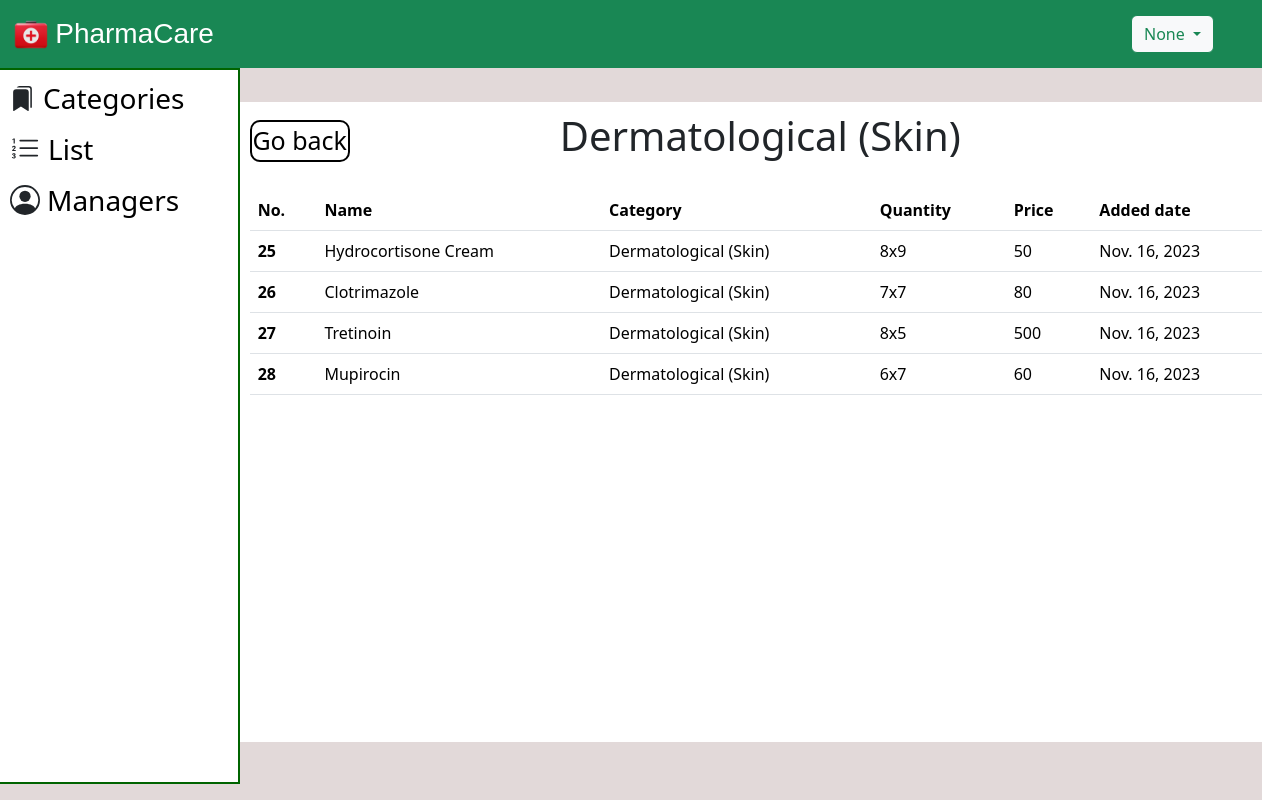
/Dermatological/, run on the app's committed database.
### Pharmacy/models.py (models this page shows)
class medicine(models.Model):
    name=models.CharField(max_length=50)
    category=models.CharField(max_length=50)
    Qty=models.CharField(max_length=50)
    price=models.BigIntegerField()
    added_date=models.DateField(auto_now_add=True)

### Pharmacy/views.py (the view)
# urls.py: path('Dermatological/', views.Dermatological, name='Dermatological'),
def Dermatological(request):
    name = request.session.get('name')
    anti_med=medicine.objects.filter(category='Dermatological (Skin)')
    return render(request, 'Dermatological.html', {'anti_med':anti_med, 'name':name, 'user_role': request.session.get('user_role')})

### templates/Dermatological.html (shortened to what this page needs)
<!DOCTYPE html>
<html lang="en">
  <head>
    <link
      href="https://cdn.jsdelivr.net/npm/bootstrap@5.3.2/dist/css/bootstrap.min.css"
      rel="stylesheet"
    />
    {% load static %}
  </head>
  <body style="background-color: rgb(226, 217, 217);">
    <nav class="navbar navbar-expand-lg bg-success text-white fs-5">
      <div class="container-fluid">
          <div class="row">
              <div class="col">
                <img src="{% static 'logo.png' %}" width="38" height="39">
                  <a class="navbar-brand" href="#" style="color: white; font-family: 'Gill Sans', 'Gill Sans MT', Calibri, 'Trebuchet MS', sans-serif; font-size: 28px; margin-left: 0;">PharmaCare</a>
              </div>
          </div>
      </div>
      <div class="dropdown mx-5">
        <button class="btn btn-outline-success bg-light dropdown-toggle" type="button" data-bs-toggle="dropdown"
            aria-expanded="false">
            {{name}}
        </button>
    </div>
    </nav>
    <div class="container">
      <div class="row" style="width: 20%; border: 2px solid darkgreen; height: 89.5vh; position:absolute; left:0px; background-color: white;">
        <ul>
            {% if user_role == 'manager' %}
              <li style="margin-bottom: 7px; margin-top: 7px;"><svg xmlns="http://www.w3.org/2000/svg"  width="25" height="25" fill="currentColor" class="bi bi-bookmarks-fill m-lg-2 " viewBox="0 0 16 16"><path d="M2 4a2 2 0 0 1 2-2h6a2 2 0 0 1 2 2v11.5a.5.5 0 0 1-.777.416L7 13.101l-4.223 2.815A.5.5 0 0 1 2 15.5V4z"/><path d="M4.268 1A2 2 0 0 1 6 0h6a2 2 0 0 1 2 2v11.5a.5.5 0 0 1-.777.416L13 13.768V2a1 1 0 0 0-1-1H4.268z"/></svg><a href="/managerhome" style="font-size: 28px; text-decoration: none; color:black; vertical-align: middle">Categories</a></li>
              <li style="margin-bottom: 7px;"><svg xmlns="http://www.w3.org/2000/svg" width="30" height="30" fill="currentColor" class="bi bi-list-ol m-lg-2 " viewBox="0 0 16 16"><path fill-rule="evenodd" d="M5 11.5a.5.5 0 0 1 .5-.5h9a.5.5 0 0 1 0 1h-9a.5.5 0 0 1-.5-.5zm0-4a.5.5 0 0 1 .5-.5h9a.5.5 0 0 1 0 1h-9a.5.5 0 0 1-.5-.5zm0-4a.5.5 0 0 1 .5-.5h9a.5.5 0 0 1 0 1h-9a.5.5 0 0 1-.5-.5z"/><path d="M1.713 11.865v-.474H2c.217 0 .363-.137.363-.317 0-.185-.158-.31-.361-.31-.223 0-.367.152-.373.31h-.59c.016-.467.373-.787.986-.787.588-.002.954.291.957.703a.595.595 0 0 1-.492.594v.033a.615.615 0 0 1 .569.631c.003.533-.502.8-1.051.8-.656 0-1-.37-1.008-.794h.582c.008.178.186.306.422.309.254 0 .424-.145.422-.35-.002-.195-.155-.348-.414-.348h-.3zm-.004-4.699h-.604v-.035c0-.408.295-.844.958-.844.583 0 .96.326.96.756 0 .389-.257.617-.476.848l-.537.572v.03h1.054V9H1.143v-.395l.957-.99c.138-.142.293-.304.293-.508 0-.18-.147-.32-.342-.32a.33.33 0 0 0-.342.338v.041zM2.564 5h-.635V2.924h-.031l-.598.42v-.567l.629-.443h.635V5z"/></svg><a href="/medicinelist" style="font-size: 28px; text-decoration: none; color:black; vertical-align:middle;">List</a></li>
              <li style="margin-bottom: 7px;"><svg xmlns="http://www.w3.org/2000/svg" width="25" height="25" fill="currentColor" class="bi bi-patch-plus-fill m-lg-2 " viewBox="0 0 16 16"><path d="M10.067.87a2.89 2.89 0 0 0-4.134 0l-.622.638-.89-.011a2.89 2.89 0 0 0-2.924 2.924l.01.89-.636.622a2.89 2.89 0 0 0 0 4.134l.637.622-.011.89a2.89 2.89 0 0 0 2.924 2.924l.89-.01.622.636a2.89 2.89 0 0 0 4.134 0l.622-.637.89.011a2.89 2.89 0 0 0 2.924-2.924l-.01-.89.636-.622a2.89 2.89 0 0 0 0-4.134l-.637-.622.011-.89a2.89 2.89 0 0 0-2.924-2.924l-.89.01-.622-.636zM8.5 6v1.5H10a.5.5 0 0 1 0 1H8.5V10a.5.5 0 0 1-1 0V8.5H6a.5.5 0 0 1 0-1h1.5V6a.5.5 0 0 1 1 0z"/>
              </svg><a href="/addmedicine" style="font-size: 28px; text-decoration: none; color:black; vertical-align:middle;">Add</a></li>
              <li style="margin-bottom: 7px;"><svg xmlns="http://www.w3.org/2000/svg" width="25" height="25" fill="currentColor" class="bi bi-pencil-square m-lg-2 " viewBox="0 0 16 16"><path d="M15.502 1.94a.5.5 0 0 1 0 .706L14.459 3.69l-2-2L13.502.646a.5.5 0 0 1 .707 0l1.293 1.293zm-1.75 2.456-2-2L4.939 9.21a.5.5 0 0 0-.121.196l-.805 2.414a.25.25 0 0 0 .316.316l2.414-.805a.5.5 0 0 0 .196-.12l6.813-6.814z"/><path fill-rule="evenodd" d="M1 13.5A1.5 1.5 0 0 0 2.5 15h11a1.5 1.5 0 0 0 1.5-1.5v-6a.5.5 0 0 0-1 0v6a.5.5 0 0 1-.5.5h-11a.5.5 0 0 1-.5-.5v-11a.5.5 0 0 1 .5-.5H9a.5.5 0 0 0 0-1H2.5A1.5 1.5 0 0 0 1 2.5v11z"/></svg><a href="/edit" style="font-size: 28px; text-decoration: none; color:black; vertical-align:middle;">Edit</a></li>
              <li style="margin-bottom: 7px;"><svg xmlns="http://www.w3.org/2000/svg" width="25" height="25" fill="currentColor" class="bi bi-x-octagon-fill m-lg-2 " viewBox="0 0 16 16"><path d="M11.46.146A.5.5 0 0 0 11.107 0H4.893a.5.5 0 0 0-.353.146L.146 4.54A.5.5 0 0 0 0 4.893v6.214a.5.5 0 0 0 .146.353l4.394 4.394a.5.5 0 0 0 .353.146h6.214a.5.5 0 0 0 .353-.146l4.394-4.394a.5.5 0 0 0 .146-.353V4.893a.5.5 0 0 0-.146-.353L11.46.146zm-6.106 4.5L8 7.293l2.646-2.647a.5.5 0 0 1 .708.708L8.707 8l2.647 2.646a.5.5 0 0 1-.708.708L8 8.707l-2.646 2.647a.5.5 0 0 1-.708-.708L7.293 8 4.646 5.354a.5.5 0 1 1 .708-.708z"/></svg><a href="/remove" style="font-size: 28px; text-decoration: none; color:black; vertical-align:middle;">Remove</a></li>
            {% else %}
              <li style="margin-bottom: 7px; margin-top: 7px;"><a href="/adminhome" style="font-size: 28px; text-decoration: none; color:black; vertical-align: middle">Categories</a></li>
              <li style="margin-bottom: 7px;"><a href="/medicinelist" style="font-size: 28px; text-decoration: none; color:black; vertical-align:middle;">List</a></li>
              <li style="margin-bottom: 7px; margin-top: 6px;"><a href="/allmanager" style="font-size: 28px; text-decoration: none; color:black; vertical-align: middle">Managers</a></li>
            {% endif %}
          </ul>
      </div>
    </div>
    <div class="container ">
        <div class="row ">
            <div class="col-md-11" style="background-color: white; height: 80vh; margin-top: 3%; margin-left: 15.5%; overflow-y: auto;">
                <h1 style="text-align: center; margin-top: 10px; margin-bottom: 30px;">Dermatological (Skin)</h1>
                <a href="#" onclick="history.go(-1); return false;" style="font-size: 25px; position: absolute; margin-top: -70px; color: black; text-decoration: none; border: 2px solid black; width: 100px; border-radius: 10px; text-align: center;">Go back</a>
              <table class="table table-hover ">
                <thead>
                  <tr>
                    <th scope="col">No.</th>
                    <th scope="col">Name</th>
                    <th scope="col">Category</th>
                    <th scope="col">Quantity</th>
                    <th scope="col">Price</th>
                    <th scope="col">Added date</th>
                  </tr>
                </thead>
                <tbody>
                  {% for med in anti_med %}
                  <tr>
                    <th scope="row">{{med.id}}</th>
                    <td>{{med.name}}</td>
                    <td>{{med.category}}</td>
                    <td>{{med.Qty}}</td>
                    <td>{{med.price}}</td>
                    <td>{{med.added_date}}</td>
                  </tr>
                  {% endfor %}
                </tbody>
              </table>
            </div>
        </div>
    </div>
</body>
</html>

### templates/Dermatological.html (style rules this page uses)
.navbar a.navbar-brand { display: inline-block; vertical-align: middle; }

### data on the page
medicine: id "25", name "Hydrocortisone Cream", category "Dermatological (Skin)", Qty "8x9", price "50", added_date "Nov. 16, 2023"
medicine: id "26", name "Clotrimazole", category "Dermatological (Skin)", Qty "7x7", price "80", added_date "Nov. 16, 2023"
medicine: id "27", name "Tretinoin", category "Dermatological (Skin)", Qty "8x5", price "500", added_date "Nov. 16, 2023"
medicine: id "28", name "Mupirocin", category "Dermatological (Skin)", Qty "6x7", price "60", added_date "Nov. 16, 2023"

### other printed values
{{ name }} "None"
